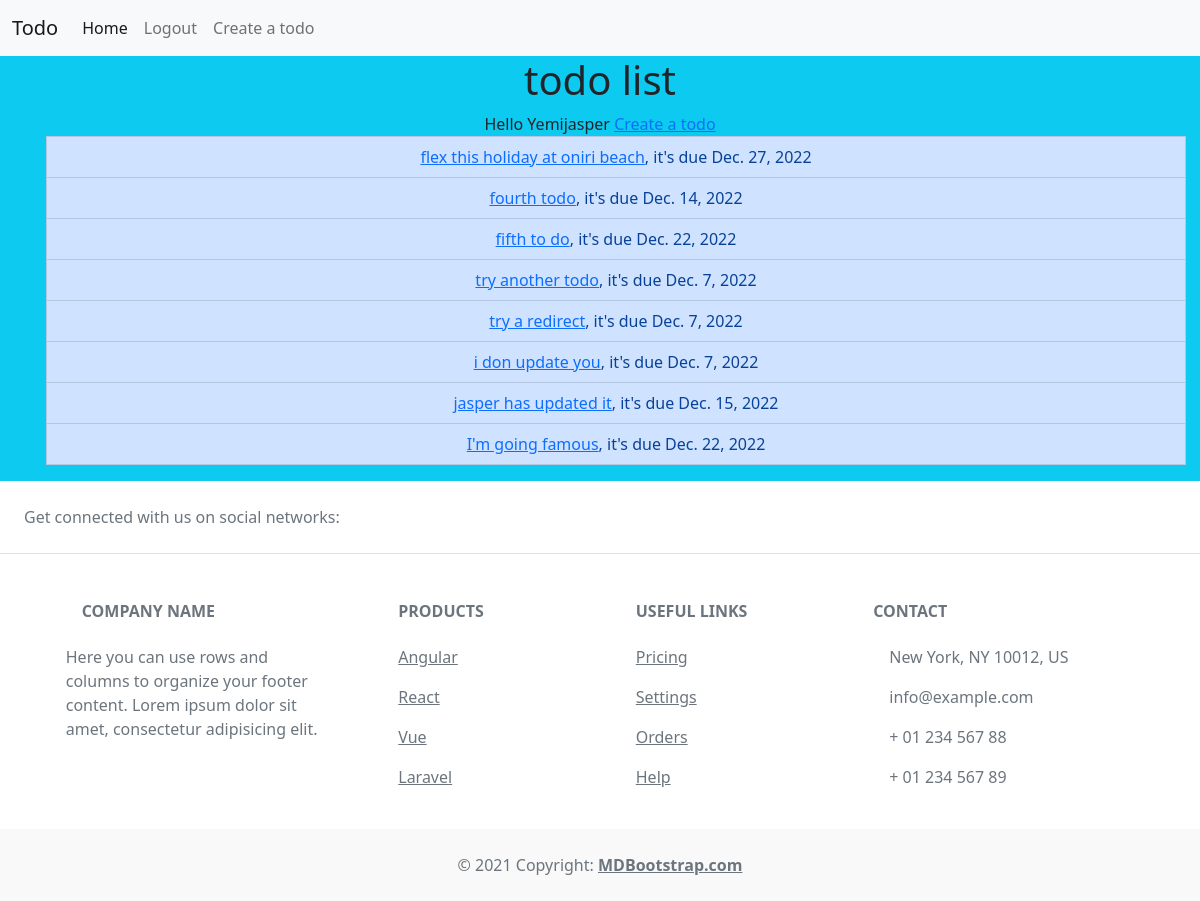
The app's page / (signed in) with its own data.
### todoApp/models.py (models this page shows)
class Todo(models.Model):
    name = models.CharField(max_length=100)
    due_date = models.DateField()
    def __str__(self):
        return self.name

### todoApp/views.py (the view)
# urls.py: path('', todo_list),
def todo_list(request):
    todos = Todo.objects.all()
    print(todos)
    context = {
        'todo_list' : todos
    }
    return render(request, 'todoapp/todo_list.html', context)

### todoApp/templates/todoapp/todo_list.html
{% extends 'todo_list2.html' %}
{% block content %}
    <center>
        <h1>todo list</h1>
        {% if request.user.is_authenticated %}
            Hello {{request.user.username}}
        {% else %}
            Hello anonymous user
        {% endif %}
        <a href="/create">Create a todo</a>
        <ul>
            {% for todo in todo_list %}
                <li class=" container list-group-item list-group-item-primary"><a href="/{{todo.id}}">{{ todo.name }}</a>, it's due {{ todo.due_date }}</li>
            {% endfor %}
        </ul>
    </center>
{% endblock %}

### records on screen
Todo: name "flex this holiday at oniri beach", due_date "Dec. 27, 2022"
Todo: name "fourth todo", due_date "Dec. 14, 2022"
Todo: name "fifth to do", due_date "Dec. 22, 2022"
Todo: name "try another todo", due_date "Dec. 7, 2022"
Todo: name "try a redirect", due_date "Dec. 7, 2022"
Todo: name "i don update you", due_date "Dec. 7, 2022"
Todo: name "jasper has updated it", due_date "Dec. 15, 2022"
Todo: name "I'm going famous", due_date "Dec. 22, 2022"

### other values on screen
{{ request.user.username }} "Yemijasper"
